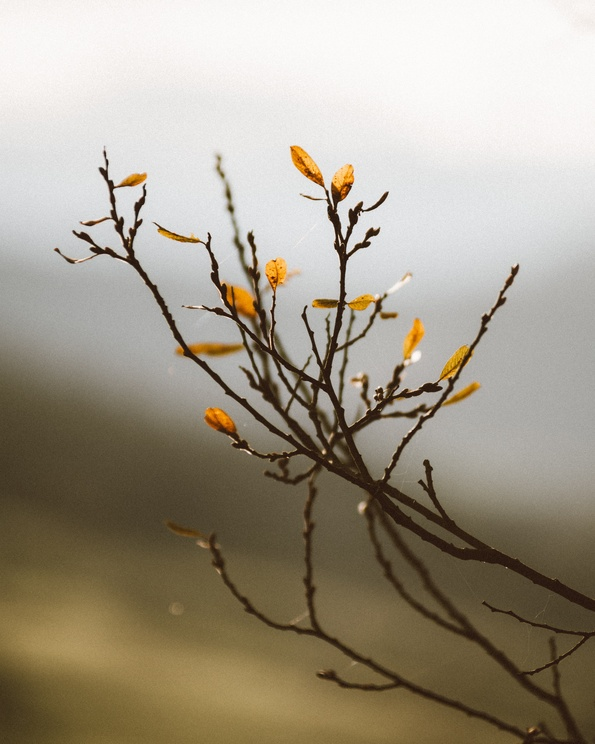
#> input picture input/branch.jpg, 595 x 744 px, shrunk from 3712 x 4640 before the run
$ python benchmark.py
#> lines starting #> are read from the running program, lines starting #| are printed output that depends on the picture
### quad_tree_compression.py
# Image processing
import numpy as np
from PIL import Image
import math

from sortedcontainers import SortedListWithKey

# Progress bar
from tqdm import trange

# Binary encoding and compression
from io import BytesIO
import lzma


# QuadTree data structures

class QuadTreeNode:
    """ Base quad tree data structure that handles the positioning, subdivision and rendering of nodes. """

    # [12 lines left out: function __init__, not called in this run]

    def _create_child_node(self, position, size):
        return QuadTreeNode(position, size)

    # [69 lines left out: functions subdivide, draw, draw_self, use_average_leaf_color, not called in this run]


class CompressNode (QuadTreeNode):
    """ QuadTree node used for incrementally compressing an image. """

    # [39 lines left out: functions __init__, _create_child_node, subdivide, extract_data, not called in this run]


class ReconstructNode (QuadTreeNode):
    """ QuadTree node for reconstructing a compressed image. """

    # [15 lines left out: function __init__, not called in this run]

    def _create_child_node(self, position, size):
        return ReconstructNode(position, size, self._subdivided_flags, self._colors)


class ImageCompressor:
    """ Helper class that manages the CompressNodes and allows you to incrementally add detail. """

    def __init__(self, image_data: np.array):
        self.areas = SortedListWithKey(key=lambda node: node.detail)
        self._image_shape = image_data.shape
        self.height, self.width, _ = self._image_shape

        self.root_node = CompressNode((0, 0), image_data)
        self.areas.add(self.root_node)

    # [27 lines left out: functions add_detail, draw, extract_data, not called in this run]

    def encode_to_binary(self) -> bytes:
        subdivided_flags, colors = self.extract_data()
        return encode_image_data(self.width, self.height, subdivided_flags, colors)


# Encoding / Decoding

def encode_uint32(number: int) -> bytes:
    return number.to_bytes(4, byteorder="little", signed=False)


def decode_uint32(data: bytes) -> int:
    return int.from_bytes(data, byteorder="little", signed=False)


def encode_uint8(number: int) -> bytes:
    return number.to_bytes(1, byteorder="little", signed=False)


def decode_uint8(data: bytes) -> int:
    return int.from_bytes(data, byteorder="little", signed=False)


# [143 lines left out: functions encode_bitset, decode_bitset, encode_image_data, decode_image_data, compress_image_data, compress_and_encode_image_data and 4 more, not called in this run]

### benchmark.py
# Path Handling
from pathlib import Path

# Entropy calculation
from skimage.filters.rank import entropy as sk_entropy
from skimage.morphology import disk as sk_disk
from skimage.exposure import histogram as sk_histogram
from skimage.color import rgb2gray

# Image processing and maths
import numpy as np
import math
from PIL import Image
import quad_tree_compression as qtc

# "Virtual files" for estimating size of the images
from io import BytesIO

# String formatting
from tabulate import tabulate


def get_image_file_size(image: Image, format: str = "png"):
    stream = BytesIO()
    image.save(stream, format, quality=90)
    return len(stream.getvalue())


def mean_squared_error(image_a: np.array, image_b: np.array) -> float:
    image_a = image_a.astype(np.single)
    image_b = image_b.astype(np.single)

    mse_per_channel = np.mean((image_a - image_b) ** 2, axis=(0, 1))
    mse = np.sum(mse_per_channel) / 3
    return float(mse)


def root_mean_squared_error(image_a: np.array, image_b: np.array) -> float:
    return math.sqrt(mean_squared_error(image_a, image_b))


def mean_average_error(image_a: np.array, image_b: np.array) -> float:
    image_a = image_a.astype(np.single)
    image_b = image_b.astype(np.single)
    mae_per_channel = np.mean(np.abs(image_a - image_b), axis=(0, 1))
    mae = np.sum(mae_per_channel) / 3
    return float(mae)


def compute_image_similarity(image_a: np.array, image_b: np.array) -> float:
    return 1 - mean_average_error(image_a, image_b) / 255


def compute_mean_local_entropy(image: np.array, radius=5) -> float:
    gray = (rgb2gray(image) * 255).astype(np.uint8)
    local_entropy = sk_entropy(gray, sk_disk(radius))
    entropy = np.mean(local_entropy)
    return float(entropy)


def compute_channel_histogram_entropy(image_channel: np.array) -> float:
    histogram, _ = sk_histogram(image_channel, nbins=256, source_range="dtype")
    relative_occurrence = histogram / histogram.sum()
    return -(relative_occurrence * np.ma.log2(relative_occurrence)).sum()


def compute_histogram_entropy(image: np.array) -> float:
    return (compute_channel_histogram_entropy(image[:, :, 0])
            + compute_channel_histogram_entropy(image[:, :, 1])
            + compute_channel_histogram_entropy(image[:, :, 2])) / 3


def benchmark_image(image_path: str, iteration_counts: list, tablefmt="simple"):
#> called with image_path = 'input/branch.jpg', tablefmt = 'simple'
    image_name = Path(image_path).stem
    title = f"Image '{image_name}'"
    print("=" * len(title))
    print(title)
    print("=" * len(title))

    image = Image.open(image_path)
#> image is the input picture: PIL image 595x744 RGB; mean R, G, B 162.9, 154.3, 138.2
    image_data = np.array(image, dtype=np.uint8)

    print()
    print(tabulate([
        ["Width", image.width],
        ["Height", image.height],
        ["Resolution", f"{image.width * image.height / 1_000_000 :,.1f}MP"],
    ], stralign="right", numalign="right", tablefmt=tablefmt))
#| ----------  -----
#|      Width    595
#|     Height    744
#| Resolution  0.4MP
#| ----------  -----

    png_size = get_image_file_size(image, "png")
#> png_size = 477377
    jpg_size = get_image_file_size(image, "jpeg")
#> jpg_size = 96489

    print()
    print(tabulate([
        ["PNG", f"{(png_size / 1000):,.1f}"],
        ["JPG (90% quality)", f"{(jpg_size / 1000):,.1f}"]
    ], headers=["File Type", "Size (KB)"], stralign="right", tablefmt=tablefmt))
#|         File Type    Size (KB)
#| -----------------  -----------
#|               PNG        477.4
#| JPG (90% quality)         96.5

    local_entropy = compute_mean_local_entropy(image_data)
#> in compute_mean_local_entropy, `entropy = np.mean(local_entropy)`: entropy = 3.41
#> local_entropy = 3.41
    histogram_entropy = compute_histogram_entropy(image_data)
#> in compute_channel_histogram_entropy, `histogram, _ = sk_histogram(image_channel, nbins=256, source_range="dt..`: histogram = 256 values, max 14857 at index 250, min 0 at index 0, mean 1729.2
#> in compute_channel_histogram_entropy, `relative_occurrence = histogram / histogram.sum()`: relative_occurrence = 256 values, max 0.0336 at index 250, min 0 at index 0, mean 0.00391
#> histogram_entropy = 7.45
    print()
    print("Metrics of difficulty (0 = empty image; the higher, the more difficult):")
    print(tabulate([
        ["Mean Local Entropy", f"{local_entropy:.3f}"],
        ["Histogram Entropy", f"{histogram_entropy:.3f}"]
    ], tablefmt=tablefmt))
#| ------------------  -----
#| Mean Local Entropy  3.406
#| Histogram Entropy   7.455
#| ------------------  -----

    compressor = qtc.ImageCompressor(image_data)

    last_iteration_count = 0
    results_table = []
    for iteration_count in iteration_counts:
        compressor.add_detail(iteration_count - last_iteration_count)
        last_iteration_count = iteration_count

        compressed_data = compressor.encode_to_binary()
        with open(f"output/{image_name}_{iteration_count}_qt.qid", "wb") as file:
            file.write(compressed_data)

        compressed_size = len(compressed_data)
        compressed_image = compressor.draw()
        Image.fromarray(compressed_image).save(f"output/{image_name}_{iteration_count}.jpg")

        error = mean_average_error(image_data, compressed_image)
        size_reduction_png = (png_size - compressed_size) / png_size
        size_reduction_jpg = (jpg_size - compressed_size) / jpg_size
        compression_factor_png = png_size / compressed_size
        compression_factor_jpg = jpg_size / compressed_size

        results_table.append([
            iteration_count,
            f"{(compressed_size / 1000):,.2f}",
            f"{error:.2f}",
            f"{(size_reduction_png * 100):.2f}",
            f"{(size_reduction_jpg * 100):.2f}",
            f"{compression_factor_png:.2f}",
            f"{compression_factor_jpg:.2f}"
        ])

    print()
    print(tabulate(results_table, headers=[
        "Iterations",
        "Compressed\nSize (KB)",
        "Mean Average\nError",
        "Size Reduction\nPNG (%)",
        "Size Reduction\nJPG (%)",
        "Compression\nFactor PNG",
        "Compression\nFactor JPG",
    ], stralign="right", tablefmt=tablefmt))
    print()
    print()
    print()


if __name__ == '__main__':
    detail_levels = [100, 1000, 20000, 80000]
    tablefmt = "simple"
    benchmark_image("input/branch.jpg", iteration_counts=detail_levels, tablefmt=tablefmt)
#> (the call stopped at in __init__, `self.areas = SortedListWithKey(key=lambda node: node.detail)`: sortedcontainers is not available in this run)
    benchmark_image("input/mountain.jpg", iteration_counts=detail_levels, tablefmt=tablefmt)
#> call 2 of benchmark_image, with image_path = 'input/mountain.jpg', tablefmt = 'simple'
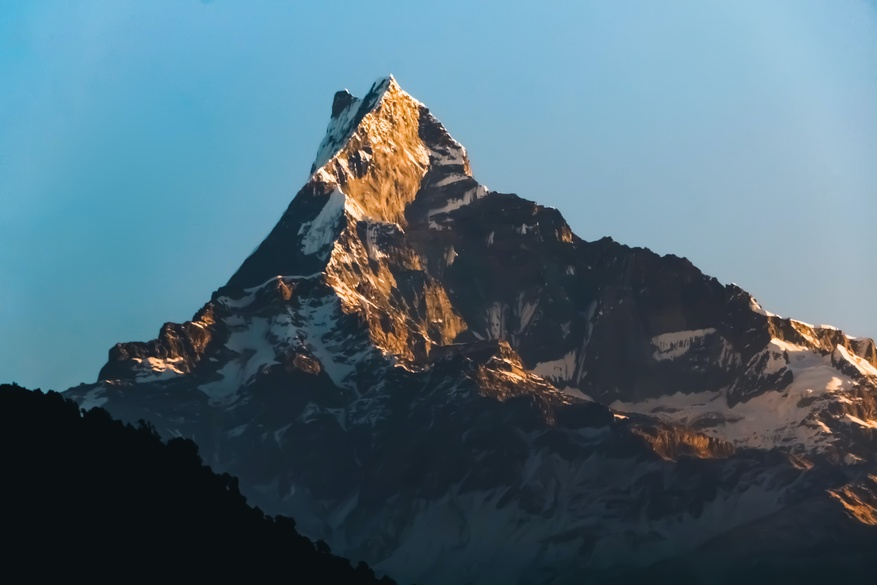
#> input picture input/mountain.jpg, 877 x 585 px, shrunk from 5472 x 3648 before the run
#> in benchmark_image, image is the input picture: PIL image 877x585 RGB; mean R, G, B 79.8, 105.5, 118.6
#| ----------  -----
#|      Width    877
#|     Height    585
#| Resolution  0.5MP
#| ----------  -----
#> in benchmark_image (call 2), `png_size = get_image_file_size(image, "png")`: png_size = 395110
#> in benchmark_image (call 2), `jpg_size = get_image_file_size(image, "jpeg")`: jpg_size = 72983
#|         File Type    Size (KB)
#| -----------------  -----------
#|               PNG        395.1
#| JPG (90% quality)         73
#> call 2 of compute_mean_local_entropy, with radius = 5
#> in compute_mean_local_entropy (call 2), `local_entropy = sk_entropy(gray, sk_disk(radius))`:
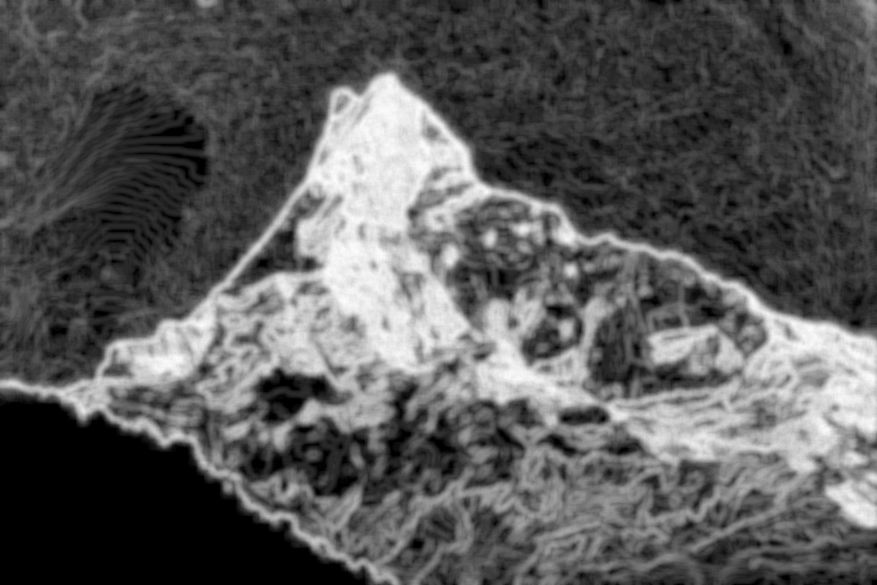
#> local_entropy: shape (585, 877) float64; min 0, max 6.17, mean 2.19; drawn with min black and max white
#> in compute_mean_local_entropy (call 2), `entropy = np.mean(local_entropy)`: entropy = 2.19
#> in compute_channel_histogram_entropy (call 6), `histogram, _ = sk_histogram(image_channel, nbins=256, source_range="dt..`: histogram = 256 values, max 42462 at index 18, min 1 at index 1, mean 2004.1
#> in compute_channel_histogram_entropy (call 6), `histogram, _ = sk_histogram(image_channel, nbins=256, source_range="dt..`:
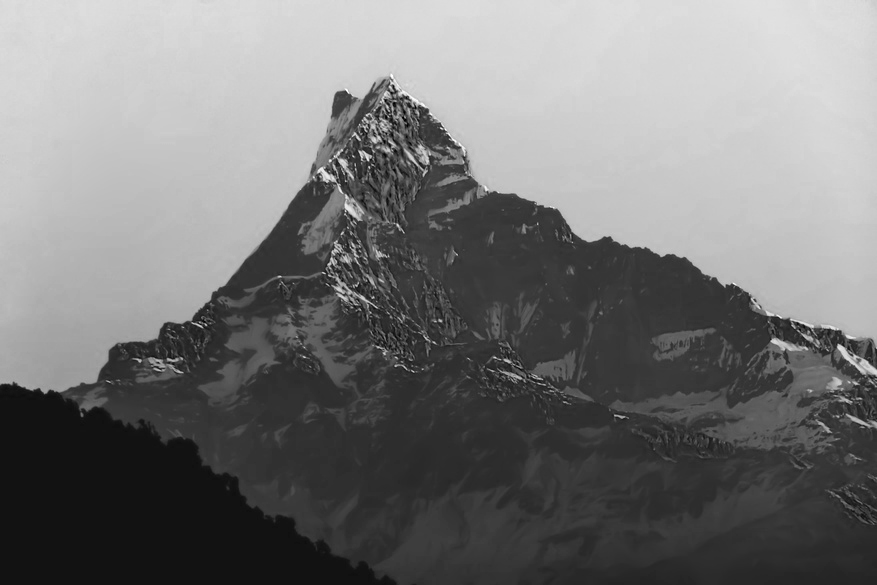
#> image_channel: shape (585, 877); min 0, max 255, mean 118.6
#> in compute_channel_histogram_entropy (call 6), `relative_occurrence = histogram / histogram.sum()`: relative_occurrence = 256 values, max 0.0828 at index 18, min 1.95e-06 at index 1, mean 0.00391
#> in benchmark_image (call 2), `histogram_entropy = compute_histogram_entropy(image_data)`: histogram_entropy = 6.71
#| ------------------  -----
#| Mean Local Entropy  2.187
#| Histogram Entropy   6.715
#| ------------------  -----
#> (the call stopped at in __init__, `self.areas = SortedListWithKey(key=lambda node: node.detail)`: sortedcontainers is not available in this run)
    benchmark_image("input/night.jpg", iteration_counts=detail_levels, tablefmt=tablefmt)
#> call 3 of benchmark_image, with image_path = 'input/night.jpg', tablefmt = 'simple'
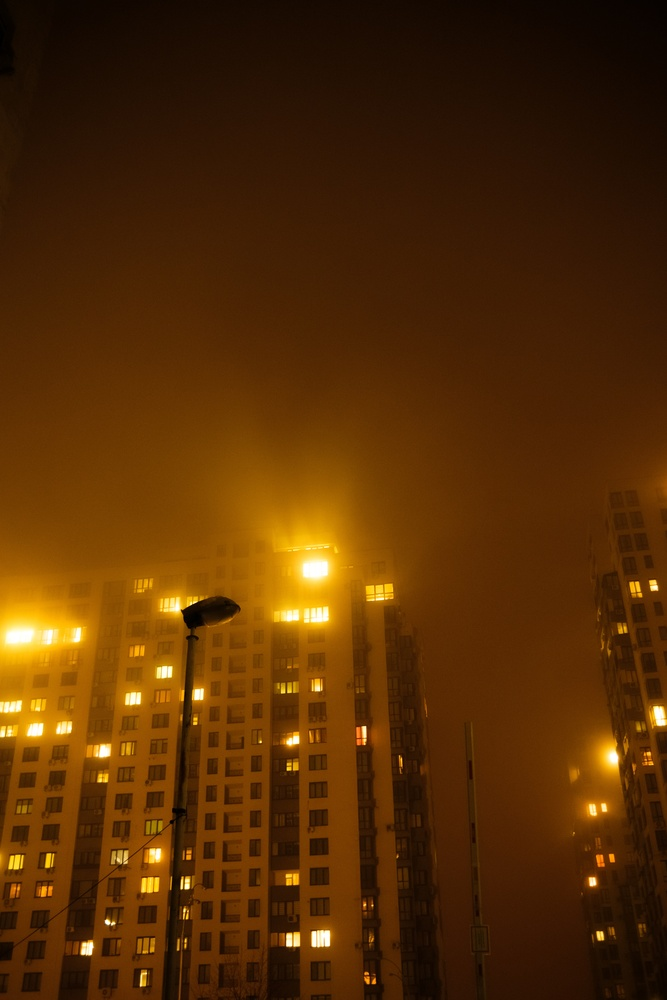
#> input picture input/night.jpg, 667 x 1000 px, shrunk from 4160 x 6240 before the run
#> in benchmark_image, image is the input picture: PIL image 667x1000 RGB; mean R, G, B 85.5, 45.3, 4.3
#| ----------  -----
#|      Width    667
#|     Height   1000
#| Resolution  0.7MP
#| ----------  -----
#> in benchmark_image (call 3), `png_size = get_image_file_size(image, "png")`: png_size = 522272
#> in benchmark_image (call 3), `jpg_size = get_image_file_size(image, "jpeg")`: jpg_size = 94756
#|         File Type    Size (KB)
#| -----------------  -----------
#|               PNG        522.3
#| JPG (90% quality)         94.8
#> call 3 of compute_mean_local_entropy, with radius = 5
#> in compute_mean_local_entropy (call 3), `local_entropy = sk_entropy(gray, sk_disk(radius))`:
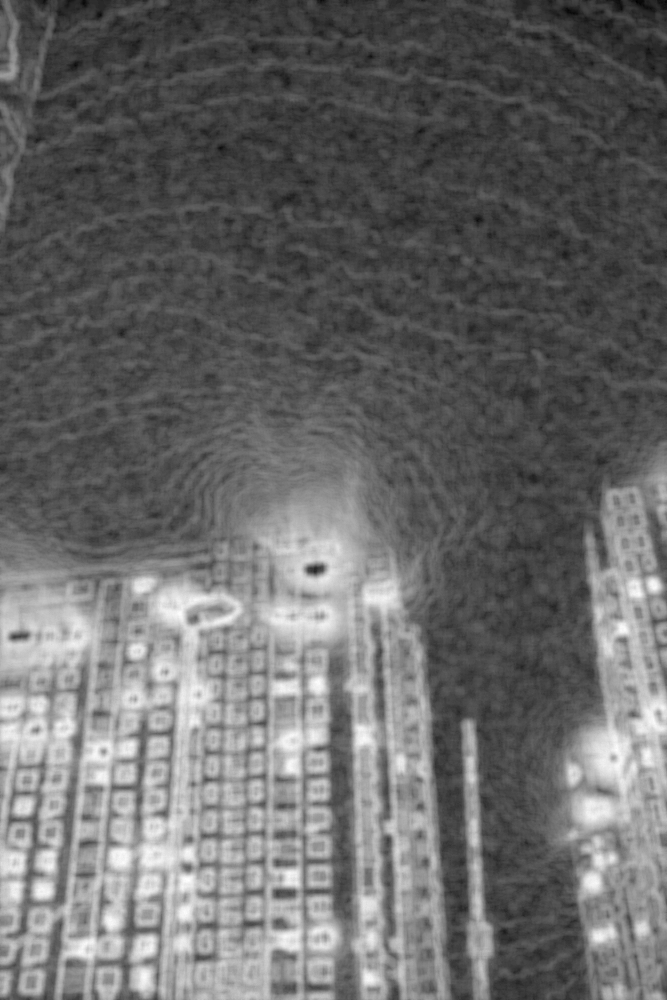
#> local_entropy: shape (1000, 667) float64; min 0, max 6.12, mean 2.54; drawn with min black and max white
#> in compute_mean_local_entropy (call 3), `entropy = np.mean(local_entropy)`: entropy = 2.54
#> in compute_channel_histogram_entropy (call 7), `histogram, _ = sk_histogram(image_channel, nbins=256, source_range="dt..`: histogram = 256 values, max 9790 at index 86, min 15 at index 0, mean 2605.5
#> in compute_channel_histogram_entropy (call 7), `histogram, _ = sk_histogram(image_channel, nbins=256, source_range="dt..`:
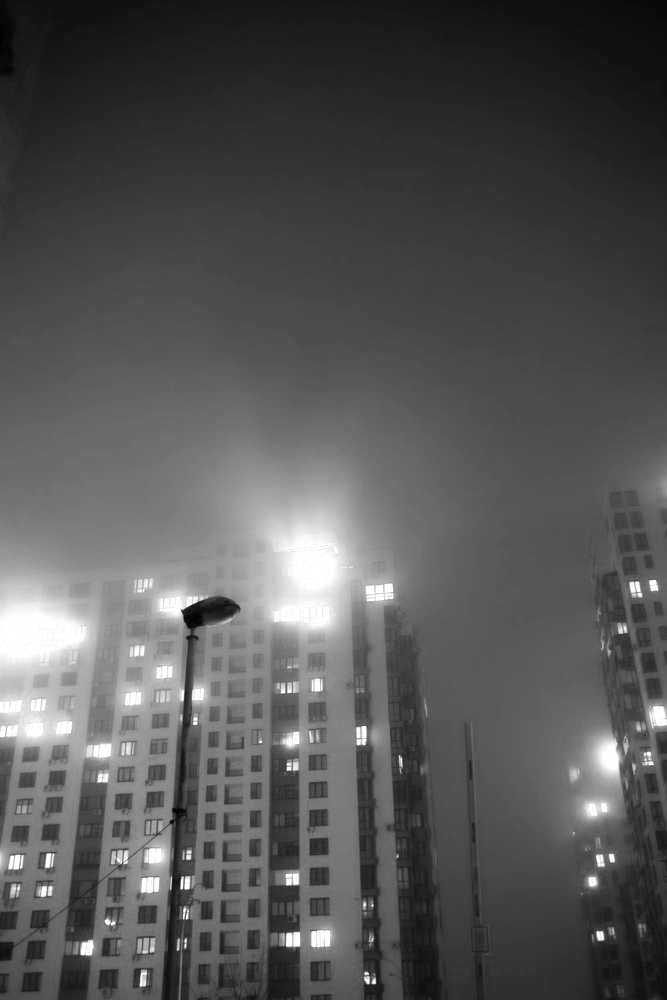
#> image_channel: shape (1000, 667); min 0, max 255, mean 85.5
#> in compute_channel_histogram_entropy (call 7), `relative_occurrence = histogram / histogram.sum()`: relative_occurrence = 256 values, max 0.0147 at index 86, min 2.25e-05 at index 0, mean 0.00391
#> in compute_channel_histogram_entropy (call 9), `histogram, _ = sk_histogram(image_channel, nbins=256, source_range="dt..`: histogram = 256 values, max 146479 at index 2, min 16 at index 173, mean 2605.5
#> in compute_channel_histogram_entropy (call 9), `histogram, _ = sk_histogram(image_channel, nbins=256, source_range="dt..`:
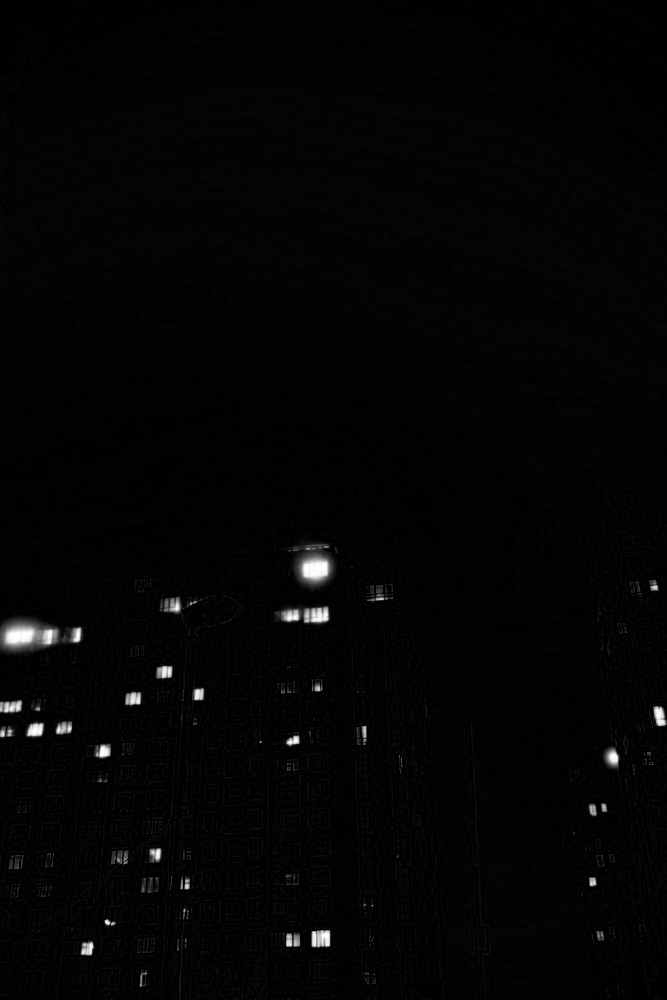
#> image_channel: shape (1000, 667); min 0, max 255, mean 4.3
#> in compute_channel_histogram_entropy (call 9), `relative_occurrence = histogram / histogram.sum()`: relative_occurrence = 256 values, max 0.22 at index 2, min 2.4e-05 at index 173, mean 0.00391
#> in benchmark_image (call 3), `histogram_entropy = compute_histogram_entropy(image_data)`: histogram_entropy = 5.66
#| ------------------  -----
#| Mean Local Entropy  2.543
#| Histogram Entropy   5.663
#| ------------------  -----
#> (the call stopped at in __init__, `self.areas = SortedListWithKey(key=lambda node: node.detail)`: sortedcontainers is not available in this run)
    benchmark_image("input/penguins.jpg", iteration_counts=detail_levels, tablefmt=tablefmt)
#> (the run stopped early here; a loop or call above may not have finished)
